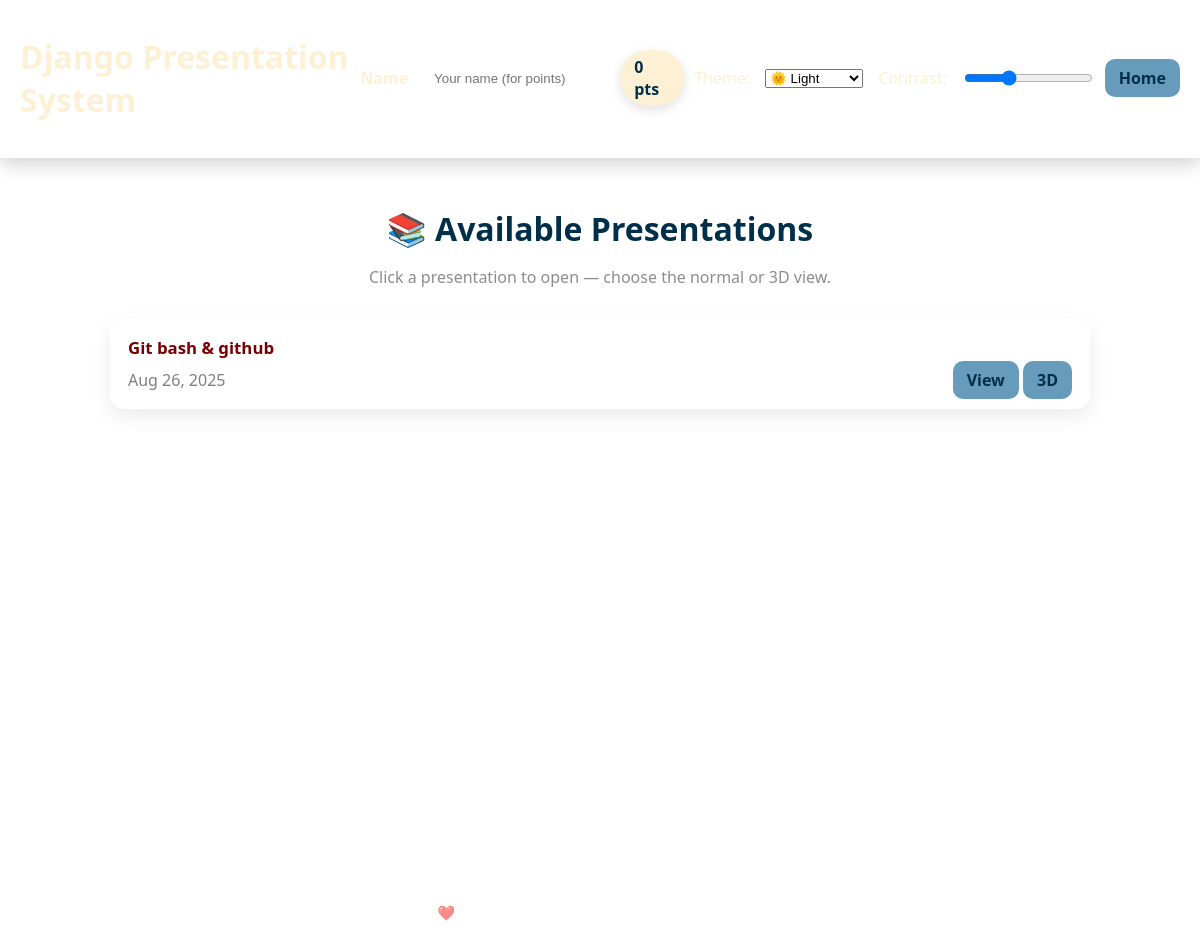
Before: / with the older database file.
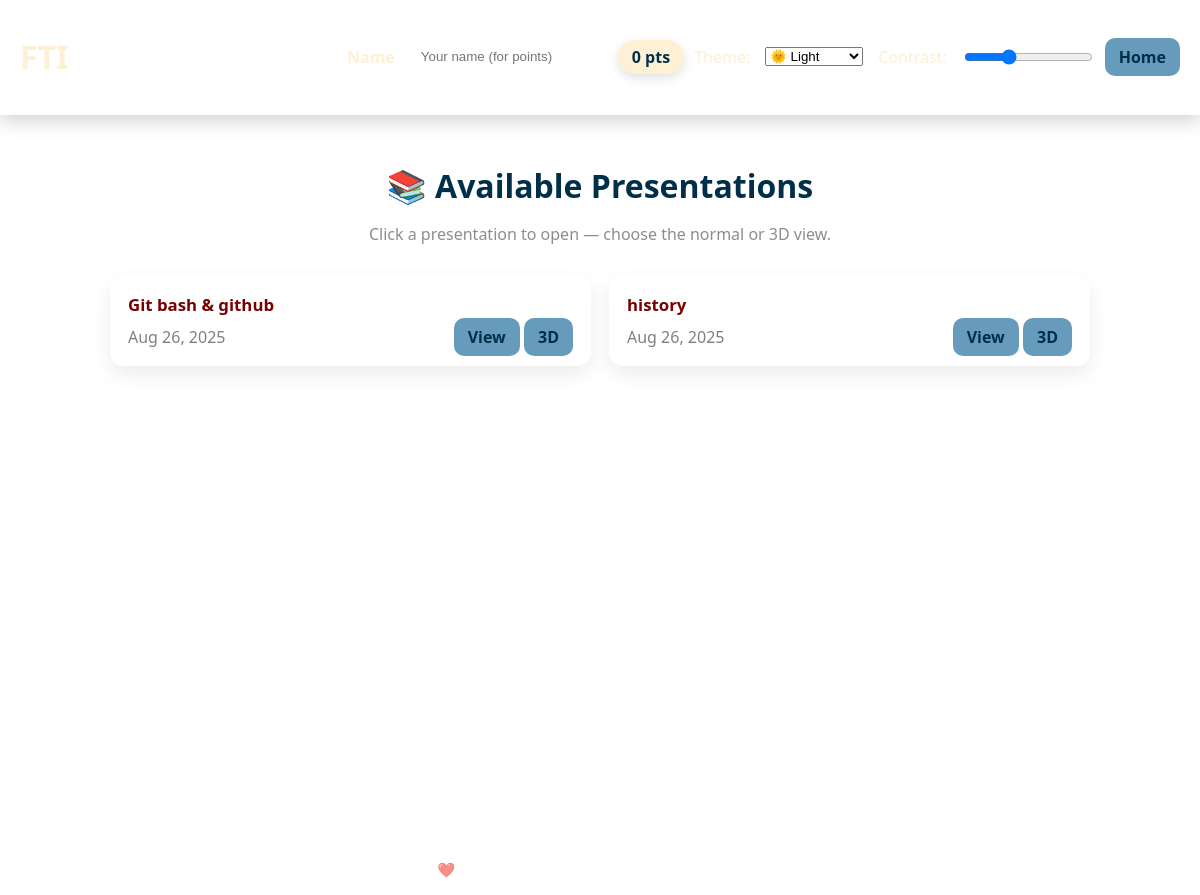
After: the same page with the newer database file.
### presenter/models.py (models this page shows, shortened)
class Presentation(models.Model):
    name = models.CharField(max_length=100)
    topic = models.CharField(max_length=200)
    created_on = models.DateTimeField(auto_now_add=True)

### presenter/views.py (the view)
# urls.py: path('', views.home, name='home'),
def home(request):
    presentations = Presentation.objects.all()
    return render(request, 'home.html', {'presentations': presentations})

### presenter/context_processors.py (called while the page is built)
def branding_context(request):
    branding = Branding.objects.first()
    return {
        "branding": branding or {"site_name": "Django Presentation System"}
    }

### templates/home.html (shortened to what this page needs)
{% extends "base.html" %}
{% block content %}
<div style="max-width:980px;margin:0 auto;">
    <h1 style="text-align:center;color:var(--navy);margin-bottom:8px">📚 Available Presentations</h1>
    <p style="text-align:center;color:rgba(0,0,0,0.45);margin-bottom:30px">Click a presentation to open — choose the
        normal or 3D view.</p>
    <div style="display:grid;grid-template-columns:repeat(auto-fit,minmax(280px,1fr));gap:18px;">
        {% for pres in presentations %}
        <div style="background:var(--card-bg);padding:18px;border-radius:14px;box-shadow:0 8px 20px rgba(0,0,0,0.08)">
            <div style="font-weight:700;font-size:1.05rem;color:var(--dark-red)">{{ pres.topic }}</div>
            <div style="margin-top:10px;display:flex;gap:8px;justify-content:space-between;align-items:center">
                <div style="color:rgba(0,0,0,0.5)">{{ pres.created_on|date:"M d, Y" }}</div>
                <div>
                    <a class="btn" href="{% url 'presentation' pres.id %}">View</a>
                    <a class="btn" href="{% url 'impress_presentation' pres.id %}">3D</a>
                </div>
            </div>
        </div>
        {% empty %}
        <div style="grid-column:1/-1;background:var(--card-bg);padding:20px;border-radius:12px">No presentations yet.
        </div>
        {% endfor %}
    </div>
</div>
{% endblock %}

### templates/base.html (shortened to what this page needs)
<!doctype html>
<html lang="en">
<head>
</head>
<body>
    <header class="appbar">
        <h1>{{ branding.site_name }}</h1>
        <div class="controls">
            <label style="color:inherit;font-weight:600;margin-right:6px">Name</label>
            <input id="participant_name" type="text" placeholder="Your name (for points)">
            <div id="score" class="score-bubble">0 pts</div>
            <div style="margin:10px 0; display:flex; align-items:center; gap:15px;">
                <label for="themeSelector">Theme:</label>
                <select id="themeSelector">
                    <option value="light">🌞 Light</option>
                </select>
                <label for="contrastRange">Contrast:</label>
                <input type="range" id="contrastRange" min="50" max="200" value="100">
            </div>
            <a href="{% url 'home' %}" class="btn">Home</a>
        </div>
    </header>
    <main>
        {% block content %}{% endblock %}
    </main>
    <footer>
        Built with ❤️ • colors: #780000, #c1121f, #fdf0d5, #003049, #669bbc
    </footer>
</body>
</html>

### templates/base.html (style rules this page uses)
:root { --dark-red: #780000; --red: #c1121f; --cream: #fdf0d5; --navy: #003049; --light: #669bbc; --card-bg: rgba(255, 255, 255, 0.2); --glass-bg: rgba(255, 255, 255, 0.12); --glass-border: rgba(255, 255, 255, 0.3); }
[data-theme="light"] { --bg-start: #fdf0d5; --bg-end: #e6f2f7; color: var(--navy); }
html, body { height: 100%; margin: 0; font-family: "Segoe UI", Arial, sans-serif; background: linear-gradient(135deg, var(--bg-start), var(--bg-end)); background-size: 300% 300%; animation: bgShift 15s ease infinite; transition: background 0.4s ease, color 0.4s ease; }
header.appbar { display: flex; align-items: center; justify-content: space-between; padding: 14px 20px; background: var(--glass-bg); backdrop-filter: blur(10px); border-bottom: 1px solid var(--glass-border); color: var(--cream); box-shadow: 0 6px 18px rgba(0, 0, 0, 0.18); }
.controls { display: flex; gap: 10px; align-items: center; }
.controls input[type=text] { padding: 8px 10px; border-radius: 8px; border: none; min-width: 160px; outline: none; transition: box-shadow 0.2s ease; }
.btn { background: var(--light); color: var(--navy); padding: 8px 14px; border-radius: 10px; text-decoration: none; font-weight: 600; border: none; cursor: pointer; transition: transform 0.2s ease, box-shadow 0.2s ease; }
.score-bubble { background: var(--cream); color: var(--navy); padding: 6px 14px; border-radius: 999px; font-weight: 700; box-shadow: 0 4px 12px rgba(0, 0, 0, 0.12); transition: transform 0.25s ease; }
footer { padding: 16px; text-align: center; font-size: 0.9rem; background: var(--glass-bg); backdrop-filter: blur(6px); border-top: 1px solid var(--glass-border); color: rgba(255, 255, 255, 0.6); }
main { padding: 28px; min-height: calc(100vh - 128px); transition: color 0.4s ease; }
.light { background: #ffffff; color: #000000; }

Changed rows visible on the page:
added Presentation: topic "history", created_on "Aug 26, 2025"
